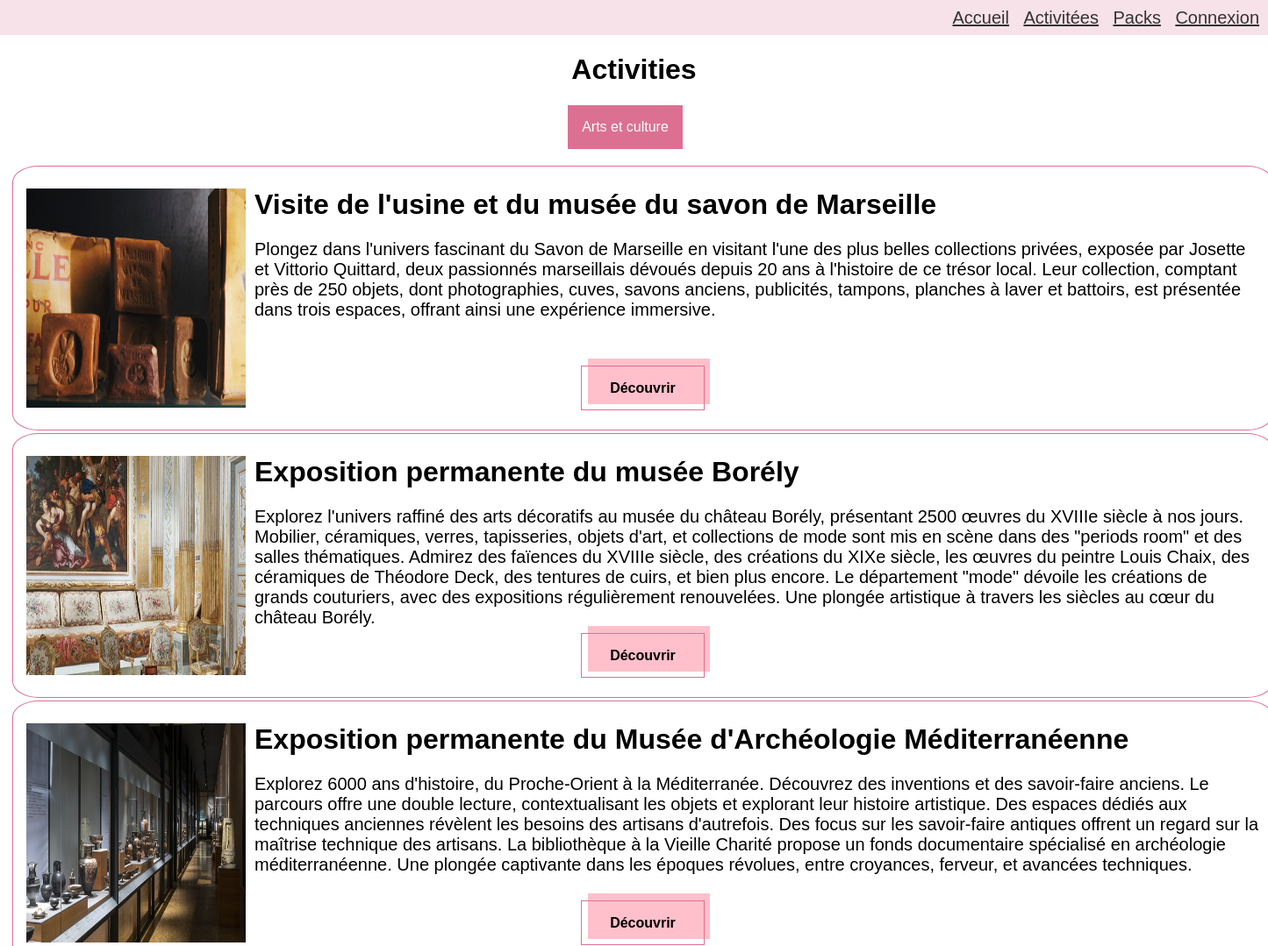
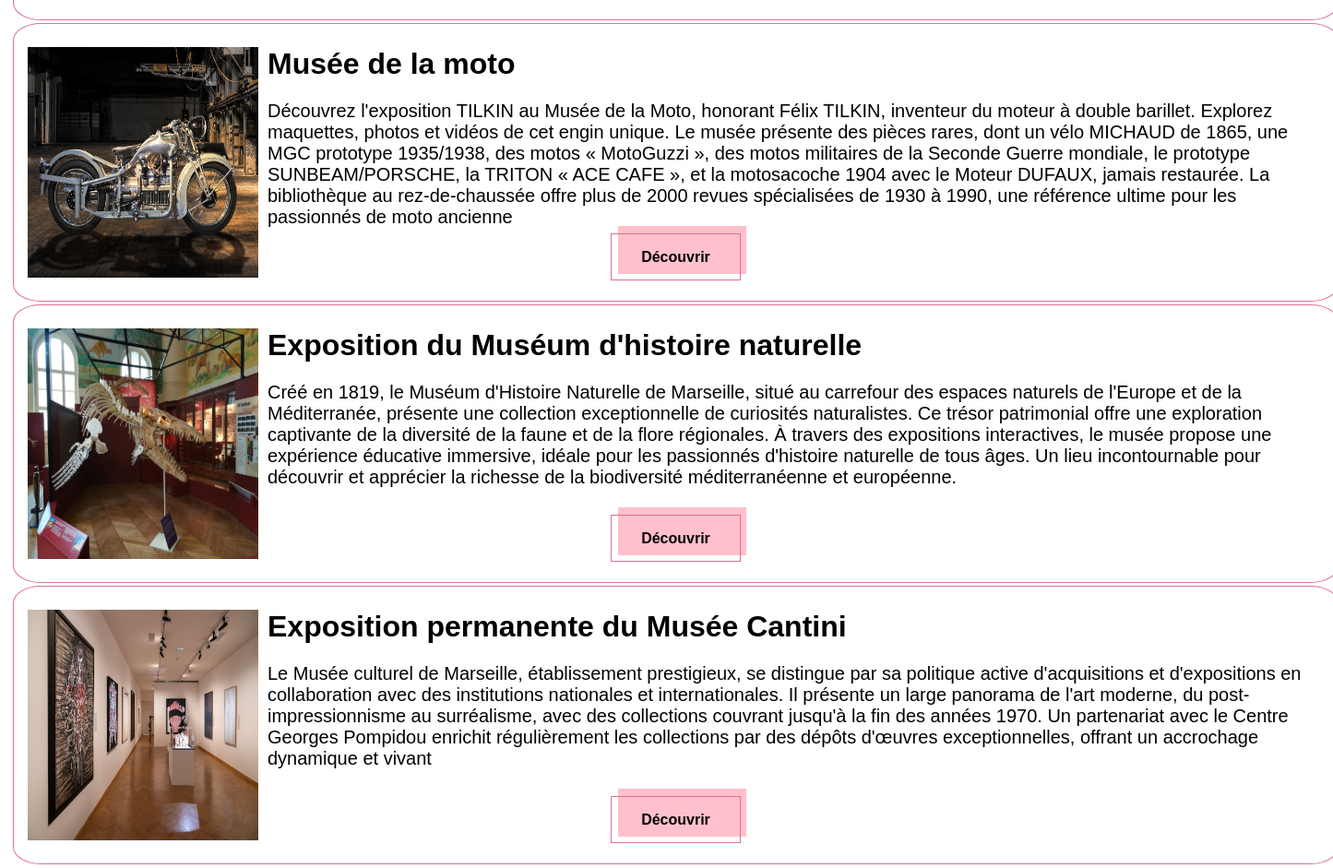
The app's page /activities/AC/ with its own data (2 pictures, top to bottom).
### MarseilleInsiderApp/models.py (models this page shows, shortened)
class Loisir(models.Model):
    SAISON_CHOICES = [
        ('ETE', 'en Été'),
        ('HIVER', 'en Hiver'),
        ('AUTOMNE', 'en Automne'),
        ('PRINTEMPS', 'au Printemps'),
        ('TA',"toute l'Année")
    ]
    id_loisir = models.AutoField(primary_key=True)
    nom_loisir = models.CharField(max_length=255, verbose_name="Nom du loisir")
    num_voie = models.IntegerField(verbose_name="Numéro de la voie")
    nom_voie = models.CharField(max_length=50, verbose_name="Nom de la voie")
    code_postal = models.IntegerField(verbose_name="Code postale")
    ville = models.CharField(max_length=50, verbose_name="Ville")
    categorie = models.ForeignKey(Catégorie, on_delete=models.CASCADE)
    id_fournisseur = models.ForeignKey(Fournisseur, on_delete=models.CASCADE)
    prix_fournisseur = models.ForeignKey(Prix, on_delete=models.CASCADE)
    saisons = models.CharField(max_length=10, choices=SAISON_CHOICES, verbose_name="Saison")
    description=models.TextField(verbose_name="Description du loisir")

### MarseilleInsiderApp/views.py (the view)
# urls.py: path('activities/<str:categorie>/',vw_activities_cat_filter),
def vw_activities_cat_filter(request, categorie):
    loisirs_list = Loisir.objects.filter(categorie=categorie)
    return render(request, "activities_cat_filter.html",
                  {"Loisirs": loisirs_list, "Categories": Catégorie.objects.all()})

### MarseilleInsiderApp/templates/activities_cat_filter.html (shortened to what this page needs)
{% extends 'base.html' %}
{% load static %}
{% block page_title %}Activities{% endblock %}
{% block content %}
<div class="dropdown">
    <button class="dropbtn category-button">Choisir la categorie</button>
</div>
{% for loisir in Loisirs %}
    <div class="activity">
        <li>
            <div class="image-container">
                <img src="{% static 'images/loisirs/'%}{{loisir.id_loisir}}/1.jpeg">
            </div>
            <h1>{{ loisir.nom_loisir }}</h1>
            <h2>{{ loisir.description }}</h2>
            <div class="button-container">
                <a href="/activity/{{ loisir.id_loisir }}/" class="activity-button">Découvrir</a>
            </div>
        </li>
    </div>
{% endfor %}
{% endblock %}

### MarseilleInsiderApp/static/css/activitiesdesign.css (style rules this page uses)
body { font-family: Arial, sans-serif; margin: 0; padding: 0; text-align: center; }
.image-container { text-align: left; height: 20px; width: 10px; margin-bottom: 10px; margin-top: 10px; }
.image-container img { height: 250px; width: 250px; object-fit: fill; }
.activity h1 { margin-left: 260px; text-align: left; margin-top: -30px; }
.activity h2 { font-size: 20px; margin-left: 260px; text-align: left; margin-top: 0px; margin-bottom: 25px; font-weight: normal; }
.activity { margin-left: 30px; display: flex; margin-top: 35px; margin-bottom: 20px; list-style: none; min-height: 270px; width:1405px; outline: 1px solid palevioletred; outline-offset: 15px ; box-sizing: border-box; border-radius: 1%; flex-direction: column; position: relative; }
.button-container { position: absolute; bottom: 10px; left: 0; right: 0; margin-bottom: 10px; z-index: 1; }
.activity-button { background-color: transparent; border: 1px solid palevioletred; box-sizing: border-box; color: black; font-family: "Avenir Next LT W01 Bold",sans-serif; font-size: 16px; font-weight: 700; line-height: 24px; padding: 16px 23px; position: relative; text-decoration: none; user-select: none; -webkit-user-select: none; touch-action: manipulation; }
.activity-button:before { background-color: pink; content: ""; height: calc(100% + 3px); position: absolute; right: -7px; top: -9px; transition: background-color 300ms ease-in; width: 100%; z-index: -1; }
@media (min-width: 768px) { .activity-button { padding: 16px 32px; } }
.dropbtn { background-color: palevioletred; color: white; padding: 16px; font-size: 16px; border: none; }
.dropdown { background-color: transparent; position: relative; display: inline-block; margin-right: 20px; }

### records on screen
Loisir: shows a picture, nom_loisir "Visite de l'usine et du musée du savon de Marseille", description "Plongez dans l'univers fascinant du Savon de Marseille en visitant l'une des plus belles collections privées, exposée par Josette et Vittorio Quittard, deux passionnés marseillais dévoués depuis 20 ans à l'histoire de ce trésor local. Leur collection, comptant près de 250 objets, dont photographies, cuves, savons anciens, publicités, tampons, planches à laver et battoirs, est présentée dans trois espaces, offrant ainsi une expérience immersive."
Loisir: shows a picture, nom_loisir "Exposition permanente du musée Borély", description "Explorez l'univers raffiné des arts décoratifs au musée du château Borély, présentant 2500 œuvres du XVIIIe siècle à nos jours. Mobilier, céramiques, verres, tapisseries, objets d'art, et collections de mode sont mis en scène dans des \"periods room\" et des salles thématiques. Admirez des faïences du XVIIIe siècle, des créations du XIXe siècle, les œuvres du peintre Louis Chaix, des céramiques de Théodore Deck, des tentures de cuirs, et bien plus encore. Le département \"mode\" dévoile les créations de grands couturiers, avec des expositions régulièrement renouvelées. Une plongée artistique à travers les siècles au cœur du château Borély."
Loisir: shows a picture, nom_loisir "Exposition permanente du Musée d'Archéologie Méditerranéenne", description "Explorez 6000 ans d'histoire, du Proche-Orient à la Méditerranée. Découvrez des inventions et des savoir-faire anciens. Le parcours offre une double lecture, contextualisant les objets et explorant leur histoire artistique. Des espaces dédiés aux techniques anciennes révèlent les besoins des artisans d'autrefois. Des focus sur les savoir-faire antiques offrent un regard sur la maîtrise technique des artisans. La bibliothèque à la Vieille Charité propose un fonds documentaire spécialisé en archéologie méditerranéenne. Une plongée captivante dans les époques révolues, entre croyances, ferveur, et avancées techniques."
Loisir: shows a picture, nom_loisir "Musée de la moto", description "Découvrez l'exposition TILKIN au Musée de la Moto, honorant Félix TILKIN, inventeur du moteur à double barillet. Explorez maquettes, photos et vidéos de cet engin unique. Le musée présente des pièces rares, dont un vélo MICHAUD de 1865, une MGC prototype 1935/1938, des motos « MotoGuzzi », des motos militaires de la Seconde Guerre mondiale, le prototype SUNBEAM/PORSCHE, la TRITON « ACE CAFE », et la motosacoche 1904 avec le Moteur DUFAUX, jamais restaurée. La bibliothèque au rez-de-chaussée offre plus de 2000 revues spécialisées de 1930 à 1990, une référence ultime pour les passionnés de moto ancienne"
Loisir: shows a picture, nom_loisir "Exposition du Muséum d'histoire naturelle", description "Créé en 1819, le Muséum d'Histoire Naturelle de Marseille, situé au carrefour des espaces naturels de l'Europe et de la Méditerranée, présente une collection exceptionnelle de curiosités naturalistes. Ce trésor patrimonial offre une exploration captivante de la diversité de la faune et de la flore régionales. À travers des expositions interactives, le musée propose une expérience éducative immersive, idéale pour les passionnés d'histoire naturelle de tous âges. Un lieu incontournable pour découvrir et apprécier la richesse de la biodiversité méditerranéenne et européenne."
Loisir: shows a picture, nom_loisir "Exposition permanente du Musée Cantini", description "Le Musée culturel de Marseille, établissement prestigieux, se distingue par sa politique active d'acquisitions et d'expositions en collaboration avec des institutions nationales et internationales. Il présente un large panorama de l'art moderne, du post-impressionnisme au surréalisme, avec des collections couvrant jusqu'à la fin des années 1970. Un partenariat avec le Centre Georges Pompidou enrichit régulièrement les collections par des dépôts d'œuvres exceptionnelles, offrant un accrochage dynamique et vivant"
